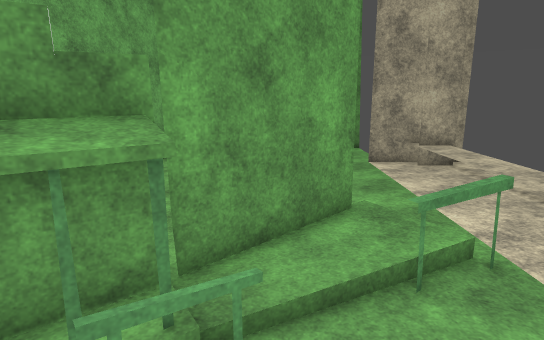
[1] (above)

12 first-person views from a walk through a level from a Godot 3-D game. The camera is 1.4 m above the floor, tilts 12° down and sees 75° across. The floor is counted in squares, 0.5 m on a side. Each view is taken from the middle of a square. On the plan, view 1 faces up. The plan holds only what a view shows up to about 20 squares ahead; the rest is blank. Surface patterns are stand-ins for the level's own textures.

[2]
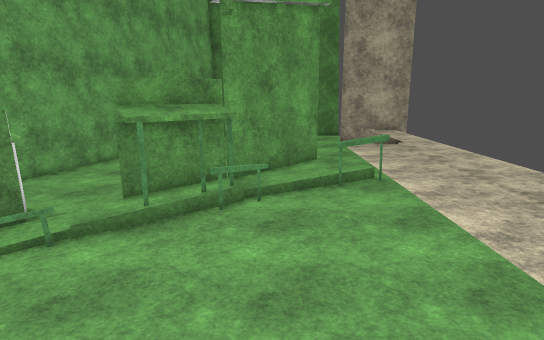

[3]
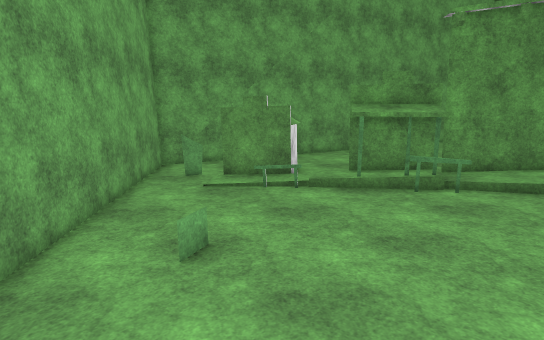

[4]
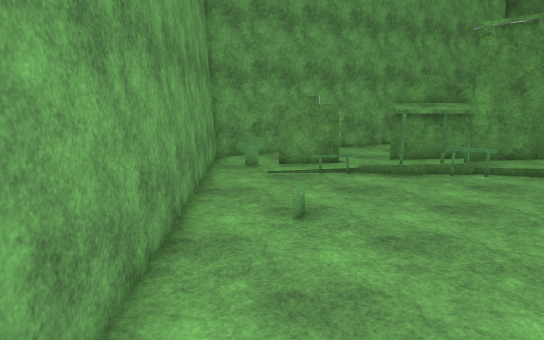

[5]
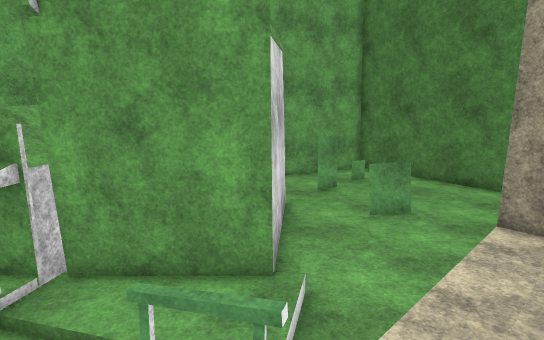

[6]
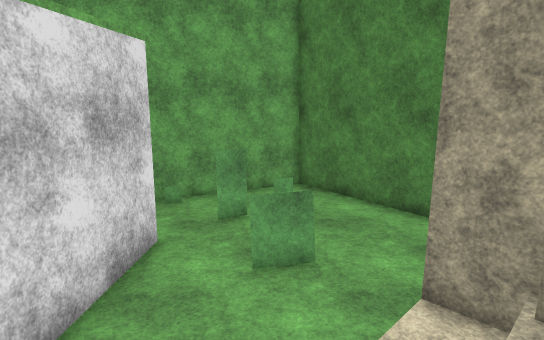

[7]
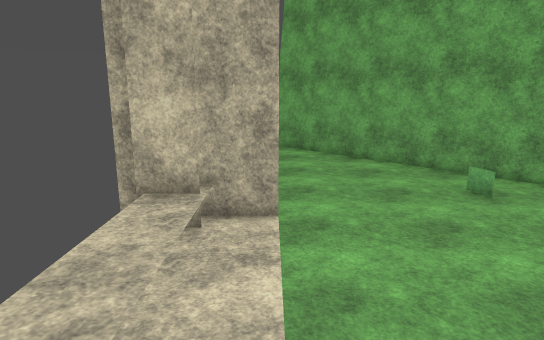

[8]
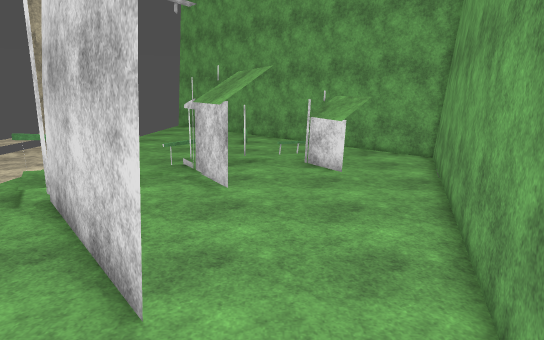

[9]
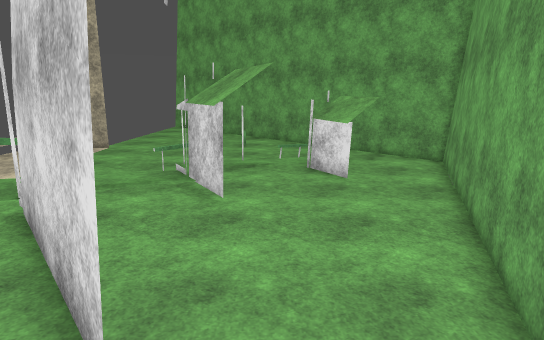

[10]
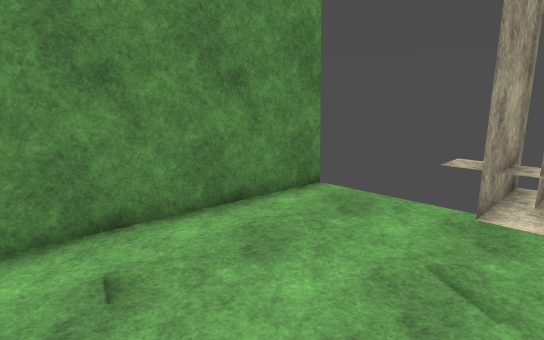

[11]
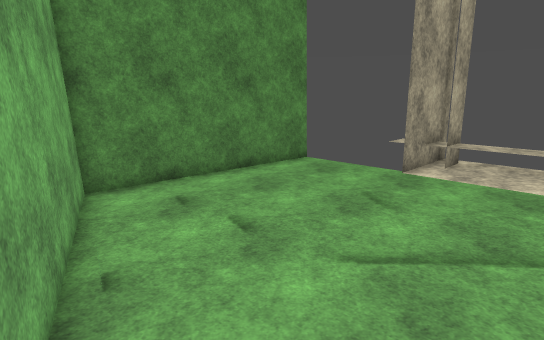

[12]
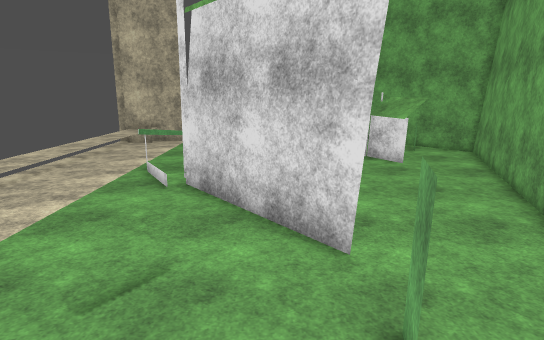

### Floor plan
Key: @ floor where view 1 was taken; # wall or solid block; x gap in a wall; . main floor; : floor 0.25 m higher than the main floor; + floor 0.5 m higher than the main floor; / step, stairs or slope; = window, fence, low wall or low ledge; ^ raised ledge; B building.
Columns run from 11 left of view 1 to 7 right of it. Each row starts with its distance up from view 1.
 19       ##########
 18       ##.......
 17       #.........
 16      ##.........
 15      #..#.......
 14      #......=..####
 13     ##.....==....##
 12     #....B.......+.
 11    ##....#B......+.
 10    #=.....#B.....+.
  9    #.......B.....+.
  8   ##........B/...+.
  7   #.........#B/..+.
  6  ##.....###BB:/..+.
  5  ##.....##B::===.+.
  4  #.......^x/.....+.
  3 ##..^=./^^^......+.
  2 #...^^//^#.......+.
  1 #...^^//.........+.
  0 #...#.:....@.....+.
 -1 #.=..............##
 -2 ##.............####
 -3  ###............
 -4   ###...........
 -5     ##..........
 -6      ##.........
 -7       ##........
 -8        ##......
 -9         ##.....
-10          ##....
-11           ##...
-12            ###.
-13              ##

Positions as (right, up) in squares from view 1, and headings:
1: (0, 0), facing up
2: (0, -6), facing up
3: (3, -8), facing up-left
4: (3, -11), facing up-left
5: (6, 3), facing up-left
6: (6, 8), facing up-left
7: (4, 6), facing down
8: (-4, 16), facing down
9: (-4, 15), facing down
10: (-4, 12), facing up-right
11: (-7, 9), facing up-right
12: (-1, 18), facing down
